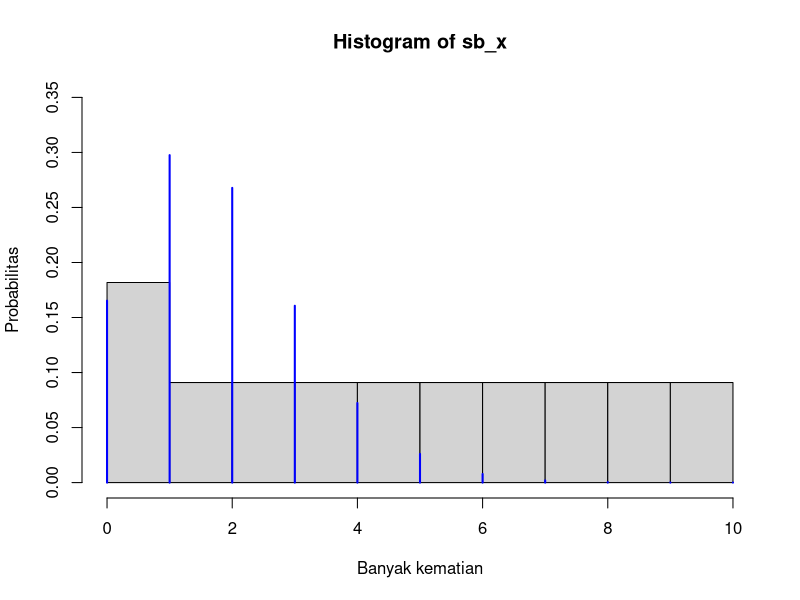

Write R code to recreate this figure.
t <- 20           # waktu 20 tahun
lambda <- 1.8     # jumlah kematian karena kanker tulang dalam t

# b. Ada 4 kematian akibat kanker tulang yang dilaporkan di kalangan pekerja pabrik ban, apakah-
# itu peristiwa yang tidak biasa? Hitung probabilitas berdasarkan distribusi yang telah dipilih.

prob_4 <- dpois(4, lambda=lambda)
prob_4
# keluaran hasil = 0.07230173

# probabilitas cukup rendah, namun untuk menentukan biasa atau tidak, itu harus melibatkan faktor lain


# c. Berapa peluang paling banyak 4 kematian akibat kanker tulang?

# hitung dan jumlahkan probabilitas kematian akibat kanker tulang paling banyak 4
prob_0 <- dpois(0, lambda=lambda)
prob_1 <- dpois(1, lambda=lambda)
prob_2 <- dpois(2, lambda=lambda)
prob_3 <- dpois(3, lambda=lambda)
prob_maks_4 <- prob_0 + prob_1 + prob_2 + prob_3 + prob_4
prob_maks_4
# keluaran hasil = 0.9635933


# d. Berapa peluang lebih dari 4 kematian akibat kanker tulang?

# kurangi probabilitas total dengan probabilitas paling banyak 4
prob_lbh_dr_4 <- 1 - prob_maks_4
prob_lbh_dr_4
# keluaran hasil = 0.03640666


# e. Berdasarkan distribusi yang telah dipilih, berapakah nilai harapan dan standar-
# deviasi banyak kematian akibat kanker tulang untuk pekerja pabrik ban?

# nilai harapan
ekspektasi <- lambda
ekspektasi
# keluaran hasil = 1.8

# simpangan baku
stan_dev <- sqrt(lambda)
stan_dev
# keluaran hasil = 1.341641


# f. Gambarkan histogram pendistribusian banyak banyak-
# kematian akibat kanker tulang untuk pekerja pabrik ban.

# buat vektor untuk sumbu x
sb_x <- seq(0, 10, by=1)

# hitung probabilitas untuk tiap kematian
dist_prob <- dpois(sb_x, lambda=lambda)

# gambar histogram
hist(sb_x, breaks=11, freq=FALSE, ylim=c(0,0.35), xlab="Banyak kematian", ylab="Probabilitas")
lines(sb_x, dist_prob, type="h", lwd=2, col="blue")


# g. Gunakan simulasi untuk memeriksa hasil sebelumnya.

set.seed(123)
jml_sim <- 100

# hitung probabilitas hasil simulasi
hasil_sim <- mean(rpois(jml_sim, lambda) > 4)
hasil_sim
# keluaran hasil = 0.02